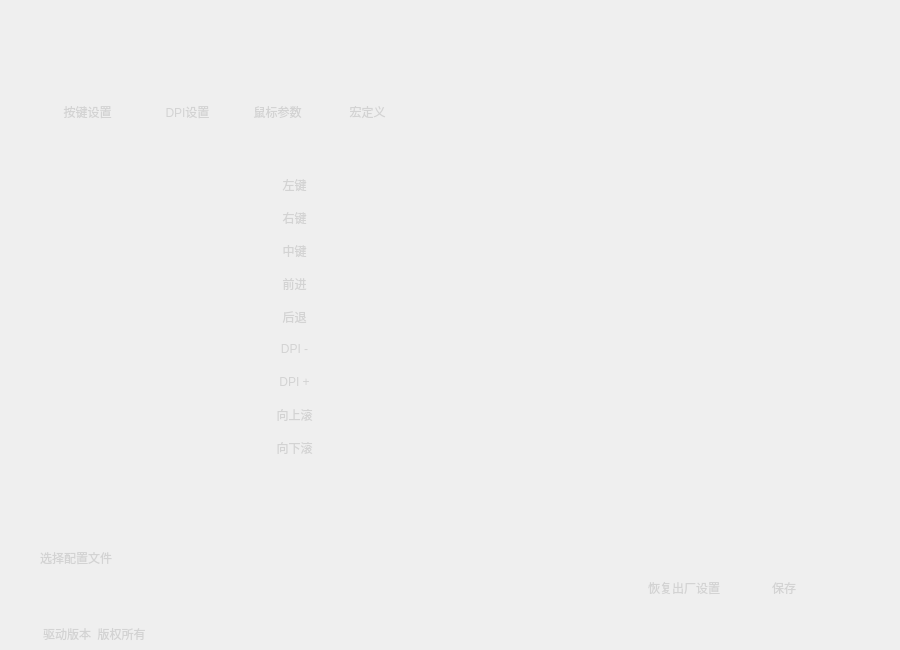
<?xml version="1.0" encoding="UTF-8"?>
<ui version="4.0">
 <class>MouseDrvClass</class>
 <widget class="QMainWindow" name="MouseDrvClass">
  <property name="windowModality">
   <enum>Qt::NonModal</enum>
  </property>
  <property name="enabled">
   <bool>true</bool>
  </property>
  <property name="geometry">
   <rect>
    <x>0</x>
    <y>0</y>
    <width>900</width>
    <height>650</height>
   </rect>
  </property>
  <property name="windowTitle">
   <string>MouseDrv</string>
  </property>
  <property name="styleSheet">
   <string notr="true">#centralWidget{
	background-image: url(:/MouseDrv/skins/main_nr.png);
}
QLabel{
    color: lightgray;
}
QPushButton{
    color: lightgray;
    border:none;
    background:url(:/MouseDrv/skins/keybtn_nr.png);
}
QPushButton:hover{
    color: white;
    background:url(:/MouseDrv/skins/keybtn_ov.png);
}
#btnRecover,#btnSave,#btnSaveDefine{
    background:url(:/MouseDrv/skins/btn_nr.png);
 }
#btnRecover:hover,#btnSave:hover,#btnSaveDefine:hover{
	background:url(:/MouseDrv/skins/btn_ov.png);
 }
#btnMin{
    background:url(:/MouseDrv/skins/min_nr.png);
 }
#btnMin:hover{
    background:url(:/MouseDrv/skins/min_ov.png);
 }
#btnExit{
    background:url(:/MouseDrv/skins/exit_nr.png);
 }
#btnExit:hover{
    background:url(:/MouseDrv/skins/exit_ov.png);
 }
#btnSetKey,#btnSetDpi,#btnSetMouse,#btnSetDefine{
	color: lightgray;
	background:rgba(255,0,0,0)
}
#btnSetKey:hover,#btnSetDpi:hover,#btnSetMouse:hover,#btnSetDefine:hover{
	color: white;
}
#btnStartDefine{
    background:url(:/MouseDrv/skins/recbtn_nr.png);
}
#btnProfileSet{
    background:url(:/MouseDrv/skins/btn2_nr.png);
}
#btnProfileSet:hover{
    background:url(:/MouseDrv/skins/btn2_ov.png);
}
#btnProfileSel,#btnLed,#btnFreq{
    background:url(:/MouseDrv/skins/combo_nr.png);
}
#btnProfileSel:hover,#btnLed:hover,#btnFreq:hover{
    background:url(:/MouseDrv/skins/combo_ov.png);
}
QCheckBox{
    color: lightgray;
}
QRadioButton{
    color: lightgray;
}
QTreeWidget{
	background:transparent;
	color: lightgray;
}
QTreeWidget::item:selected{ 
	color:white; 
	background-color:rgb(0,0,100);
} 
QListWidget{
	background:transparent;
	color: lightgray;
}</string>
  </property>
  <widget class="QWidget" name="centralWidget">
   <widget class="QStackedWidget" name="stackedWidget">
    <property name="geometry">
     <rect>
      <x>60</x>
      <y>140</y>
      <width>781</width>
      <height>381</height>
     </rect>
    </property>
    <property name="currentIndex">
     <number>0</number>
    </property>
    <widget class="QWidget" name="pageKey">
     <widget class="QLabel" name="label_12">
      <property name="geometry">
       <rect>
        <x>390</x>
        <y>10</y>
        <width>218</width>
        <height>330</height>
       </rect>
      </property>
      <property name="text">
       <string/>
      </property>
      <property name="pixmap">
       <pixmap resource="mousedrv.qrc">:/MouseDrv/skins/mouse_nr.png</pixmap>
      </property>
     </widget>
     <widget class="QWidget" name="keyWidget" native="true">
      <property name="geometry">
       <rect>
        <x>90</x>
        <y>20</y>
        <width>231</width>
        <height>311</height>
       </rect>
      </property>
      <layout class="QGridLayout" name="gridLayout">
       <item row="5" column="0">
        <widget class="QLabel" name="label_8">
         <property name="text">
          <string/>
         </property>
         <property name="pixmap">
          <pixmap resource="mousedrv.qrc">:/MouseDrv/skins/number6.png</pixmap>
         </property>
        </widget>
       </item>
       <item row="8" column="1">
        <widget class="QPushButton" name="btnKey9">
         <property name="minimumSize">
          <size>
           <width>151</width>
           <height>27</height>
          </size>
         </property>
         <property name="text">
          <string>向下滚</string>
         </property>
         <property name="iconSize">
          <size>
           <width>88</width>
           <height>35</height>
          </size>
         </property>
        </widget>
       </item>
       <item row="0" column="0">
        <widget class="QLabel" name="label_11">
         <property name="text">
          <string/>
         </property>
         <property name="pixmap">
          <pixmap resource="mousedrv.qrc">:/MouseDrv/skins/number1.png</pixmap>
         </property>
        </widget>
       </item>
       <item row="0" column="1">
        <widget class="QPushButton" name="btnKey1">
         <property name="minimumSize">
          <size>
           <width>151</width>
           <height>27</height>
          </size>
         </property>
         <property name="text">
          <string>左键</string>
         </property>
         <property name="iconSize">
          <size>
           <width>88</width>
           <height>35</height>
          </size>
         </property>
        </widget>
       </item>
       <item row="1" column="0">
        <widget class="QLabel" name="label">
         <property name="text">
          <string/>
         </property>
         <property name="pixmap">
          <pixmap resource="mousedrv.qrc">:/MouseDrv/skins/number2.png</pixmap>
         </property>
        </widget>
       </item>
       <item row="1" column="1">
        <widget class="QPushButton" name="btnKey2">
         <property name="minimumSize">
          <size>
           <width>151</width>
           <height>27</height>
          </size>
         </property>
         <property name="text">
          <string>右键</string>
         </property>
         <property name="iconSize">
          <size>
           <width>88</width>
           <height>35</height>
          </size>
         </property>
        </widget>
       </item>
       <item row="2" column="0">
        <widget class="QLabel" name="label_5">
         <property name="text">
          <string/>
         </property>
         <property name="pixmap">
          <pixmap resource="mousedrv.qrc">:/MouseDrv/skins/number3.png</pixmap>
         </property>
        </widget>
       </item>
       <item row="2" column="1">
        <widget class="QPushButton" name="btnKey3">
         <property name="minimumSize">
          <size>
           <width>151</width>
           <height>27</height>
          </size>
         </property>
         <property name="text">
          <string>中键</string>
         </property>
         <property name="iconSize">
          <size>
           <width>88</width>
           <height>35</height>
          </size>
         </property>
        </widget>
       </item>
       <item row="3" column="0">
        <widget class="QLabel" name="label_6">
         <property name="text">
          <string/>
         </property>
         <property name="pixmap">
          <pixmap resource="mousedrv.qrc">:/MouseDrv/skins/number4.png</pixmap>
         </property>
        </widget>
       </item>
       <item row="3" column="1">
        <widget class="QPushButton" name="btnKey4">
         <property name="minimumSize">
          <size>
           <width>151</width>
           <height>27</height>
          </size>
         </property>
         <property name="text">
          <string>前进</string>
         </property>
         <property name="iconSize">
          <size>
           <width>88</width>
           <height>35</height>
          </size>
         </property>
        </widget>
       </item>
       <item row="4" column="0">
        <widget class="QLabel" name="label_7">
         <property name="text">
          <string/>
         </property>
         <property name="pixmap">
          <pixmap resource="mousedrv.qrc">:/MouseDrv/skins/number5.png</pixmap>
         </property>
        </widget>
       </item>
       <item row="4" column="1">
        <widget class="QPushButton" name="btnKey5">
         <property name="minimumSize">
          <size>
           <width>151</width>
           <height>27</height>
          </size>
         </property>
         <property name="text">
          <string>后退</string>
         </property>
         <property name="iconSize">
          <size>
           <width>88</width>
           <height>35</height>
          </size>
         </property>
        </widget>
       </item>
       <item row="5" column="1">
        <widget class="QPushButton" name="btnKey6">
         <property name="minimumSize">
          <size>
           <width>151</width>
           <height>27</height>
          </size>
         </property>
         <property name="text">
          <string>DPI -</string>
         </property>
         <property name="iconSize">
          <size>
           <width>88</width>
           <height>35</height>
          </size>
         </property>
        </widget>
       </item>
       <item row="7" column="0">
        <widget class="QLabel" name="label_9">
         <property name="text">
          <string/>
         </property>
         <property name="pixmap">
          <pixmap resource="mousedrv.qrc">:/MouseDrv/skins/number8.png</pixmap>
         </property>
        </widget>
       </item>
       <item row="7" column="1">
        <widget class="QPushButton" name="btnKey8">
         <property name="minimumSize">
          <size>
           <width>151</width>
           <height>27</height>
          </size>
         </property>
         <property name="text">
          <string>向上滚</string>
         </property>
         <property name="iconSize">
          <size>
           <width>88</width>
           <height>35</height>
          </size>
         </property>
        </widget>
       </item>
       <item row="8" column="0">
        <widget class="QLabel" name="label_10">
         <property name="text">
          <string/>
         </property>
         <property name="pixmap">
          <pixmap resource="mousedrv.qrc">:/MouseDrv/skins/number9.png</pixmap>
         </property>
        </widget>
       </item>
       <item row="6" column="0">
        <widget class="QLabel" name="label_2">
         <property name="text">
          <string/>
         </property>
         <property name="pixmap">
          <pixmap resource="mousedrv.qrc">:/MouseDrv/skins/number7.png</pixmap>
         </property>
        </widget>
       </item>
       <item row="6" column="1">
        <widget class="QPushButton" name="btnKey7">
         <property name="minimumSize">
          <size>
           <width>151</width>
           <height>27</height>
          </size>
         </property>
         <property name="text">
          <string>DPI +</string>
         </property>
        </widget>
       </item>
      </layout>
     </widget>
    </widget>
    <widget class="QWidget" name="pageDPI">
     <widget class="QLabel" name="label_14">
      <property name="geometry">
       <rect>
        <x>90</x>
        <y>30</y>
        <width>54</width>
        <height>12</height>
       </rect>
      </property>
      <property name="text">
       <string>开启/禁用</string>
      </property>
     </widget>
     <widget class="QLabel" name="label_15">
      <property name="geometry">
       <rect>
        <x>200</x>
        <y>30</y>
        <width>141</width>
        <height>16</height>
       </rect>
      </property>
      <property name="text">
       <string>DPI-调节鼠标的定位精度</string>
      </property>
     </widget>
     <widget class="QLabel" name="label_16">
      <property name="geometry">
       <rect>
        <x>550</x>
        <y>30</y>
        <width>141</width>
        <height>16</height>
       </rect>
      </property>
      <property name="text">
       <string>DPI颜色</string>
      </property>
     </widget>
     <widget class="QCheckBox" name="chkBoxDPI1">
      <property name="geometry">
       <rect>
        <x>90</x>
        <y>54</y>
        <width>71</width>
        <height>31</height>
       </rect>
      </property>
      <property name="text">
       <string>DPI 1</string>
      </property>
     </widget>
     <widget class="QCheckBox" name="chkBoxDPI2">
      <property name="geometry">
       <rect>
        <x>90</x>
        <y>94</y>
        <width>71</width>
        <height>31</height>
       </rect>
      </property>
      <property name="text">
       <string>DPI 2</string>
      </property>
     </widget>
     <widget class="QCheckBox" name="chkBoxDPI3">
      <property name="geometry">
       <rect>
        <x>90</x>
        <y>134</y>
        <width>71</width>
        <height>31</height>
       </rect>
      </property>
      <property name="text">
       <string>DPI 3</string>
      </property>
     </widget>
     <widget class="QCheckBox" name="chkBoxDPI4">
      <property name="geometry">
       <rect>
        <x>90</x>
        <y>174</y>
        <width>71</width>
        <height>31</height>
       </rect>
      </property>
      <property name="text">
       <string>DPI 4</string>
      </property>
     </widget>
     <widget class="QCheckBox" name="chkBoxDPI5">
      <property name="geometry">
       <rect>
        <x>90</x>
        <y>214</y>
        <width>71</width>
        <height>31</height>
       </rect>
      </property>
      <property name="text">
       <string>DPI 5</string>
      </property>
     </widget>
     <widget class="QCheckBox" name="chkBoxDPI6">
      <property name="geometry">
       <rect>
        <x>90</x>
        <y>255</y>
        <width>71</width>
        <height>31</height>
       </rect>
      </property>
      <property name="text">
       <string>DPI 6</string>
      </property>
     </widget>
     <widget class="SliderClick" name="sliderDPI1">
      <property name="geometry">
       <rect>
        <x>190</x>
        <y>60</y>
        <width>251</width>
        <height>19</height>
       </rect>
      </property>
      <property name="orientation">
       <enum>Qt::Horizontal</enum>
      </property>
     </widget>
     <widget class="SliderClick" name="sliderDPI2">
      <property name="geometry">
       <rect>
        <x>190</x>
        <y>100</y>
        <width>251</width>
        <height>19</height>
       </rect>
      </property>
      <property name="orientation">
       <enum>Qt::Horizontal</enum>
      </property>
     </widget>
     <widget class="SliderClick" name="sliderDPI3">
      <property name="geometry">
       <rect>
        <x>190</x>
        <y>140</y>
        <width>251</width>
        <height>19</height>
       </rect>
      </property>
      <property name="orientation">
       <enum>Qt::Horizontal</enum>
      </property>
     </widget>
     <widget class="SliderClick" name="sliderDPI4">
      <property name="geometry">
       <rect>
        <x>190</x>
        <y>180</y>
        <width>251</width>
        <height>19</height>
       </rect>
      </property>
      <property name="orientation">
       <enum>Qt::Horizontal</enum>
      </property>
     </widget>
     <widget class="SliderClick" name="sliderDPI5">
      <property name="geometry">
       <rect>
        <x>190</x>
        <y>220</y>
        <width>251</width>
        <height>19</height>
       </rect>
      </property>
      <property name="orientation">
       <enum>Qt::Horizontal</enum>
      </property>
     </widget>
     <widget class="SliderClick" name="sliderDPI6">
      <property name="geometry">
       <rect>
        <x>190</x>
        <y>260</y>
        <width>251</width>
        <height>19</height>
       </rect>
      </property>
      <property name="orientation">
       <enum>Qt::Horizontal</enum>
      </property>
     </widget>
     <widget class="ColorButton" name="btnDPIColor1">
      <property name="geometry">
       <rect>
        <x>550</x>
        <y>55</y>
        <width>42</width>
        <height>23</height>
       </rect>
      </property>
      <property name="text">
       <string/>
      </property>
     </widget>
     <widget class="ColorButton" name="btnDPIColor2">
      <property name="geometry">
       <rect>
        <x>550</x>
        <y>95</y>
        <width>42</width>
        <height>23</height>
       </rect>
      </property>
      <property name="text">
       <string/>
      </property>
     </widget>
     <widget class="ColorButton" name="btnDPIColor3">
      <property name="geometry">
       <rect>
        <x>550</x>
        <y>135</y>
        <width>42</width>
        <height>23</height>
       </rect>
      </property>
      <property name="text">
       <string/>
      </property>
     </widget>
     <widget class="ColorButton" name="btnDPIColor4">
      <property name="geometry">
       <rect>
        <x>550</x>
        <y>175</y>
        <width>42</width>
        <height>23</height>
       </rect>
      </property>
      <property name="text">
       <string/>
      </property>
     </widget>
     <widget class="ColorButton" name="btnDPIColor5">
      <property name="geometry">
       <rect>
        <x>550</x>
        <y>215</y>
        <width>42</width>
        <height>23</height>
       </rect>
      </property>
      <property name="text">
       <string/>
      </property>
     </widget>
     <widget class="ColorButton" name="btnDPIColor6">
      <property name="geometry">
       <rect>
        <x>550</x>
        <y>255</y>
        <width>42</width>
        <height>23</height>
       </rect>
      </property>
      <property name="text">
       <string/>
      </property>
     </widget>
     <widget class="QLabel" name="labelDPI1">
      <property name="geometry">
       <rect>
        <x>460</x>
        <y>60</y>
        <width>54</width>
        <height>12</height>
       </rect>
      </property>
      <property name="text">
       <string>开启/禁用</string>
      </property>
     </widget>
     <widget class="QLabel" name="labelDPI2">
      <property name="geometry">
       <rect>
        <x>460</x>
        <y>100</y>
        <width>54</width>
        <height>12</height>
       </rect>
      </property>
      <property name="text">
       <string>开启/禁用</string>
      </property>
     </widget>
     <widget class="QLabel" name="labelDPI3">
      <property name="geometry">
       <rect>
        <x>460</x>
        <y>140</y>
        <width>54</width>
        <height>12</height>
       </rect>
      </property>
      <property name="text">
       <string>开启/禁用</string>
      </property>
     </widget>
     <widget class="QLabel" name="labelDPI4">
      <property name="geometry">
       <rect>
        <x>460</x>
        <y>181</y>
        <width>54</width>
        <height>12</height>
       </rect>
      </property>
      <property name="text">
       <string>开启/禁用</string>
      </property>
     </widget>
     <widget class="QLabel" name="labelDPI5">
      <property name="geometry">
       <rect>
        <x>460</x>
        <y>220</y>
        <width>54</width>
        <height>12</height>
       </rect>
      </property>
      <property name="text">
       <string>开启/禁用</string>
      </property>
     </widget>
     <widget class="QLabel" name="labelDPI6">
      <property name="geometry">
       <rect>
        <x>460</x>
        <y>260</y>
        <width>54</width>
        <height>12</height>
       </rect>
      </property>
      <property name="text">
       <string>开启/禁用</string>
      </property>
     </widget>
    </widget>
    <widget class="QWidget" name="pageMouse">
     <widget class="QLabel" name="label_23">
      <property name="geometry">
       <rect>
        <x>50</x>
        <y>20</y>
        <width>54</width>
        <height>12</height>
       </rect>
      </property>
      <property name="text">
       <string>灯效</string>
      </property>
     </widget>
     <widget class="QLabel" name="label_24">
      <property name="geometry">
       <rect>
        <x>50</x>
        <y>110</y>
        <width>54</width>
        <height>12</height>
       </rect>
      </property>
      <property name="text">
       <string>灯光速度</string>
      </property>
     </widget>
     <widget class="SliderClick" name="sliderLedSpeed">
      <property name="geometry">
       <rect>
        <x>50</x>
        <y>140</y>
        <width>251</width>
        <height>19</height>
       </rect>
      </property>
      <property name="minimum">
       <number>1</number>
      </property>
      <property name="maximum">
       <number>32</number>
      </property>
      <property name="orientation">
       <enum>Qt::Horizontal</enum>
      </property>
     </widget>
     <widget class="QLabel" name="labelLedSpeed">
      <property name="geometry">
       <rect>
        <x>320</x>
        <y>140</y>
        <width>54</width>
        <height>12</height>
       </rect>
      </property>
      <property name="text">
       <string>0</string>
      </property>
     </widget>
     <widget class="QLabel" name="label_30">
      <property name="geometry">
       <rect>
        <x>50</x>
        <y>190</y>
        <width>191</width>
        <height>16</height>
       </rect>
      </property>
      <property name="text">
       <string>刷新率-鼠标向PC发送数据的频率</string>
      </property>
     </widget>
     <widget class="QPushButton" name="btnLed">
      <property name="geometry">
       <rect>
        <x>50</x>
        <y>50</y>
        <width>150</width>
        <height>27</height>
       </rect>
      </property>
      <property name="text">
       <string>呼吸模式</string>
      </property>
     </widget>
     <widget class="QPushButton" name="btnFreq">
      <property name="geometry">
       <rect>
        <x>49</x>
        <y>220</y>
        <width>150</width>
        <height>27</height>
       </rect>
      </property>
      <property name="text">
       <string>500 Hz</string>
      </property>
     </widget>
    </widget>
    <widget class="QWidget" name="pageDefine">
     <widget class="QLabel" name="label_31">
      <property name="geometry">
       <rect>
        <x>50</x>
        <y>30</y>
        <width>54</width>
        <height>12</height>
       </rect>
      </property>
      <property name="text">
       <string>宏列表</string>
      </property>
     </widget>
     <widget class="QLabel" name="label_32">
      <property name="geometry">
       <rect>
        <x>260</x>
        <y>30</y>
        <width>54</width>
        <height>12</height>
       </rect>
      </property>
      <property name="text">
       <string>按键列表</string>
      </property>
     </widget>
     <widget class="QTreeWidget" name="treeDefineList">
      <property name="geometry">
       <rect>
        <x>40</x>
        <y>60</y>
        <width>151</width>
        <height>241</height>
       </rect>
      </property>
      <attribute name="headerVisible">
       <bool>false</bool>
      </attribute>
      <column>
       <property name="text">
        <string notr="true">1</string>
       </property>
      </column>
     </widget>
     <widget class="QListWidget" name="treeKeyList">
      <property name="geometry">
       <rect>
        <x>250</x>
        <y>60</y>
        <width>151</width>
        <height>241</height>
       </rect>
      </property>
     </widget>
     <widget class="QPushButton" name="btnStartDefine">
      <property name="geometry">
       <rect>
        <x>520</x>
        <y>30</y>
        <width>150</width>
        <height>27</height>
       </rect>
      </property>
      <property name="text">
       <string>开始录制宏</string>
      </property>
     </widget>
     <widget class="QPushButton" name="btnSaveDefine">
      <property name="geometry">
       <rect>
        <x>520</x>
        <y>280</y>
        <width>88</width>
        <height>35</height>
       </rect>
      </property>
      <property name="text">
       <string>保存</string>
      </property>
     </widget>
     <widget class="QWidget" name="widget_2" native="true">
      <property name="geometry">
       <rect>
        <x>520</x>
        <y>70</y>
        <width>171</width>
        <height>181</height>
       </rect>
      </property>
      <layout class="QVBoxLayout" name="verticalLayout">
       <item>
        <widget class="QCheckBox" name="checkBoxAutoDelay">
         <property name="text">
          <string>自动插入延时</string>
         </property>
         <property name="checked">
          <bool>true</bool>
         </property>
        </widget>
       </item>
       <item>
        <widget class="QCheckBox" name="checkBoxRecordKey">
         <property name="text">
          <string>记录键盘</string>
         </property>
         <property name="checked">
          <bool>true</bool>
         </property>
        </widget>
       </item>
       <item>
        <widget class="QCheckBox" name="checkBoxRecordMouse">
         <property name="text">
          <string>记录鼠标</string>
         </property>
        </widget>
       </item>
       <item>
        <widget class="QRadioButton" name="radioDefineType1">
         <property name="text">
          <string>循环直到按键松开</string>
         </property>
        </widget>
       </item>
       <item>
        <widget class="QRadioButton" name="radioDefineType2">
         <property name="text">
          <string>循环直到任意键按下</string>
         </property>
        </widget>
       </item>
       <item>
        <widget class="QRadioButton" name="radioDefineType3">
         <property name="text">
          <string>指定循环次数(1~255)</string>
         </property>
        </widget>
       </item>
       <item>
        <widget class="QLineEdit" name="lineDefineRelay">
         <property name="text">
          <string>1</string>
         </property>
        </widget>
       </item>
      </layout>
     </widget>
    </widget>
   </widget>
   <widget class="QLabel" name="label_13">
    <property name="geometry">
     <rect>
      <x>43</x>
      <y>626</y>
      <width>411</width>
      <height>16</height>
     </rect>
    </property>
    <property name="text">
     <string>驱动版本  版权所有</string>
    </property>
   </widget>
   <widget class="QPushButton" name="btnRecover">
    <property name="geometry">
     <rect>
      <x>640</x>
      <y>570</y>
      <width>88</width>
      <height>35</height>
     </rect>
    </property>
    <property name="text">
     <string>恢复出厂设置</string>
    </property>
   </widget>
   <widget class="QPushButton" name="btnSave">
    <property name="geometry">
     <rect>
      <x>740</x>
      <y>570</y>
      <width>88</width>
      <height>35</height>
     </rect>
    </property>
    <property name="text">
     <string>保存</string>
    </property>
   </widget>
   <widget class="QPushButton" name="btnExit">
    <property name="geometry">
     <rect>
      <x>830</x>
      <y>60</y>
      <width>27</width>
      <height>27</height>
     </rect>
    </property>
    <property name="text">
     <string/>
    </property>
   </widget>
   <widget class="QPushButton" name="btnMin">
    <property name="geometry">
     <rect>
      <x>800</x>
      <y>60</y>
      <width>27</width>
      <height>27</height>
     </rect>
    </property>
    <property name="text">
     <string/>
    </property>
   </widget>
   <widget class="QPushButton" name="btnSetKey">
    <property name="geometry">
     <rect>
      <x>50</x>
      <y>100</y>
      <width>75</width>
      <height>23</height>
     </rect>
    </property>
    <property name="text">
     <string>按键设置</string>
    </property>
   </widget>
   <widget class="QPushButton" name="btnSetDpi">
    <property name="geometry">
     <rect>
      <x>150</x>
      <y>100</y>
      <width>75</width>
      <height>23</height>
     </rect>
    </property>
    <property name="text">
     <string>DPI设置</string>
    </property>
   </widget>
   <widget class="QPushButton" name="btnSetMouse">
    <property name="geometry">
     <rect>
      <x>240</x>
      <y>100</y>
      <width>75</width>
      <height>23</height>
     </rect>
    </property>
    <property name="text">
     <string>鼠标参数</string>
    </property>
   </widget>
   <widget class="QPushButton" name="btnSetDefine">
    <property name="geometry">
     <rect>
      <x>330</x>
      <y>100</y>
      <width>75</width>
      <height>23</height>
     </rect>
    </property>
    <property name="text">
     <string>宏定义</string>
    </property>
   </widget>
   <widget class="QLabel" name="label_33">
    <property name="geometry">
     <rect>
      <x>40</x>
      <y>550</y>
      <width>81</width>
      <height>16</height>
     </rect>
    </property>
    <property name="text">
     <string>选择配置文件</string>
    </property>
   </widget>
   <widget class="QPushButton" name="btnProfileSet">
    <property name="geometry">
     <rect>
      <x>200</x>
      <y>580</y>
      <width>52</width>
      <height>24</height>
     </rect>
    </property>
    <property name="text">
     <string/>
    </property>
   </widget>
   <widget class="QPushButton" name="btnProfileSel">
    <property name="geometry">
     <rect>
      <x>40</x>
      <y>580</y>
      <width>150</width>
      <height>27</height>
     </rect>
    </property>
    <property name="text">
     <string/>
    </property>
   </widget>
  </widget>
 </widget>
 <layoutdefault spacing="6" margin="11"/>
 <customwidgets>
  <customwidget>
   <class>ColorButton</class>
   <extends>QPushButton</extends>
   <header>ColorButton.h</header>
  </customwidget>
  <customwidget>
   <class>SliderClick</class>
   <extends>QSlider</extends>
   <header>ColorButton.h</header>
  </customwidget>
 </customwidgets>
 <resources>
  <include location="mousedrv.qrc"/>
 </resources>
 <connections/>
</ui>
